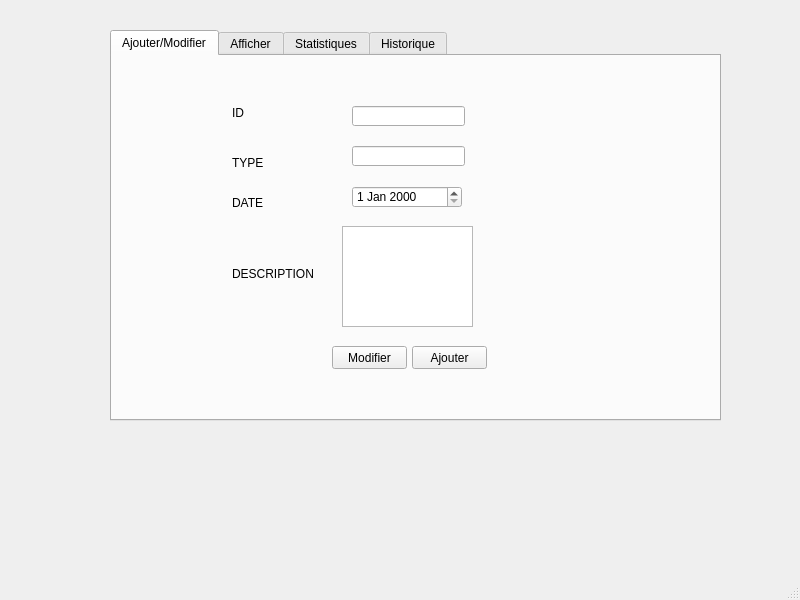
<?xml version="1.0" encoding="UTF-8"?>
<ui version="4.0">
 <class>MainWindow</class>
 <widget class="QMainWindow" name="MainWindow">
  <property name="geometry">
   <rect>
    <x>0</x>
    <y>0</y>
    <width>800</width>
    <height>600</height>
   </rect>
  </property>
  <property name="windowTitle">
   <string>MainWindow</string>
  </property>
  <widget class="QWidget" name="centralwidget">
   <widget class="QTabWidget" name="tabWidget">
    <property name="geometry">
     <rect>
      <x>110</x>
      <y>30</y>
      <width>611</width>
      <height>391</height>
     </rect>
    </property>
    <property name="currentIndex">
     <number>0</number>
    </property>
    <widget class="QWidget" name="tab">
     <attribute name="title">
      <string>Ajouter/Modifier</string>
     </attribute>
     <widget class="QPushButton" name="btnAjouter">
      <property name="geometry">
       <rect>
        <x>300</x>
        <y>290</y>
        <width>75</width>
        <height>23</height>
       </rect>
      </property>
      <property name="text">
       <string>Ajouter</string>
      </property>
     </widget>
     <widget class="QPlainTextEdit" name="DESCRIPTION">
      <property name="geometry">
       <rect>
        <x>230</x>
        <y>170</y>
        <width>131</width>
        <height>101</height>
       </rect>
      </property>
     </widget>
     <widget class="QDateEdit" name="DATE">
      <property name="geometry">
       <rect>
        <x>240</x>
        <y>130</y>
        <width>110</width>
        <height>22</height>
       </rect>
      </property>
     </widget>
     <widget class="QLabel" name="label">
      <property name="geometry">
       <rect>
        <x>120</x>
        <y>50</y>
        <width>47</width>
        <height>13</height>
       </rect>
      </property>
      <property name="text">
       <string>ID</string>
      </property>
     </widget>
     <widget class="QLabel" name="label_2">
      <property name="geometry">
       <rect>
        <x>120</x>
        <y>100</y>
        <width>47</width>
        <height>13</height>
       </rect>
      </property>
      <property name="text">
       <string>TYPE</string>
      </property>
     </widget>
     <widget class="QLineEdit" name="ID">
      <property name="geometry">
       <rect>
        <x>240</x>
        <y>50</y>
        <width>113</width>
        <height>20</height>
       </rect>
      </property>
      <property name="palette">
       <palette>
        <active>
         <colorrole role="Button">
          <brush brushstyle="SolidPattern">
           <color alpha="255">
            <red>0</red>
            <green>0</green>
            <blue>127</blue>
           </color>
          </brush>
         </colorrole>
         <colorrole role="Highlight">
          <brush brushstyle="SolidPattern">
           <color alpha="255">
            <red>5</red>
            <green>37</green>
            <blue>215</blue>
           </color>
          </brush>
         </colorrole>
        </active>
        <inactive>
         <colorrole role="Button">
          <brush brushstyle="SolidPattern">
           <color alpha="255">
            <red>0</red>
            <green>0</green>
            <blue>127</blue>
           </color>
          </brush>
         </colorrole>
         <colorrole role="Highlight">
          <brush brushstyle="SolidPattern">
           <color alpha="255">
            <red>5</red>
            <green>37</green>
            <blue>215</blue>
           </color>
          </brush>
         </colorrole>
        </inactive>
        <disabled>
         <colorrole role="Button">
          <brush brushstyle="SolidPattern">
           <color alpha="255">
            <red>0</red>
            <green>0</green>
            <blue>127</blue>
           </color>
          </brush>
         </colorrole>
         <colorrole role="Highlight">
          <brush brushstyle="SolidPattern">
           <color alpha="255">
            <red>0</red>
            <green>120</green>
            <blue>215</blue>
           </color>
          </brush>
         </colorrole>
        </disabled>
       </palette>
      </property>
     </widget>
     <widget class="QLabel" name="label_4">
      <property name="geometry">
       <rect>
        <x>120</x>
        <y>210</y>
        <width>81</width>
        <height>16</height>
       </rect>
      </property>
      <property name="text">
       <string>DESCRIPTION</string>
      </property>
     </widget>
     <widget class="QPushButton" name="Modifier">
      <property name="geometry">
       <rect>
        <x>220</x>
        <y>290</y>
        <width>75</width>
        <height>23</height>
       </rect>
      </property>
      <property name="text">
       <string>Modifier</string>
      </property>
     </widget>
     <widget class="QLineEdit" name="TYPE">
      <property name="geometry">
       <rect>
        <x>240</x>
        <y>90</y>
        <width>113</width>
        <height>20</height>
       </rect>
      </property>
     </widget>
     <widget class="QLabel" name="label_3">
      <property name="geometry">
       <rect>
        <x>120</x>
        <y>140</y>
        <width>47</width>
        <height>13</height>
       </rect>
      </property>
      <property name="text">
       <string>DATE</string>
      </property>
     </widget>
    </widget>
    <widget class="QWidget" name="tab_2">
     <attribute name="title">
      <string>Afficher</string>
     </attribute>
     <widget class="QPushButton" name="Recuperer">
      <property name="geometry">
       <rect>
        <x>150</x>
        <y>240</y>
        <width>75</width>
        <height>23</height>
       </rect>
      </property>
      <property name="text">
       <string>Recuperer</string>
      </property>
     </widget>
     <widget class="QPushButton" name="Supprimer">
      <property name="geometry">
       <rect>
        <x>320</x>
        <y>240</y>
        <width>75</width>
        <height>23</height>
       </rect>
      </property>
      <property name="text">
       <string>Supprimer</string>
      </property>
     </widget>
     <widget class="QTableView" name="tableRec">
      <property name="geometry">
       <rect>
        <x>140</x>
        <y>40</y>
        <width>256</width>
        <height>192</height>
       </rect>
      </property>
     </widget>
    </widget>
    <widget class="QWidget" name="tab_3">
     <attribute name="title">
      <string>Statistiques</string>
     </attribute>
    </widget>
    <widget class="QWidget" name="tab_4">
     <attribute name="title">
      <string>Historique</string>
     </attribute>
    </widget>
   </widget>
  </widget>
  <widget class="QMenuBar" name="menubar">
   <property name="geometry">
    <rect>
     <x>0</x>
     <y>0</y>
     <width>800</width>
     <height>25</height>
    </rect>
   </property>
  </widget>
  <widget class="QStatusBar" name="statusbar"/>
 </widget>
 <resources/>
 <connections/>
</ui>
